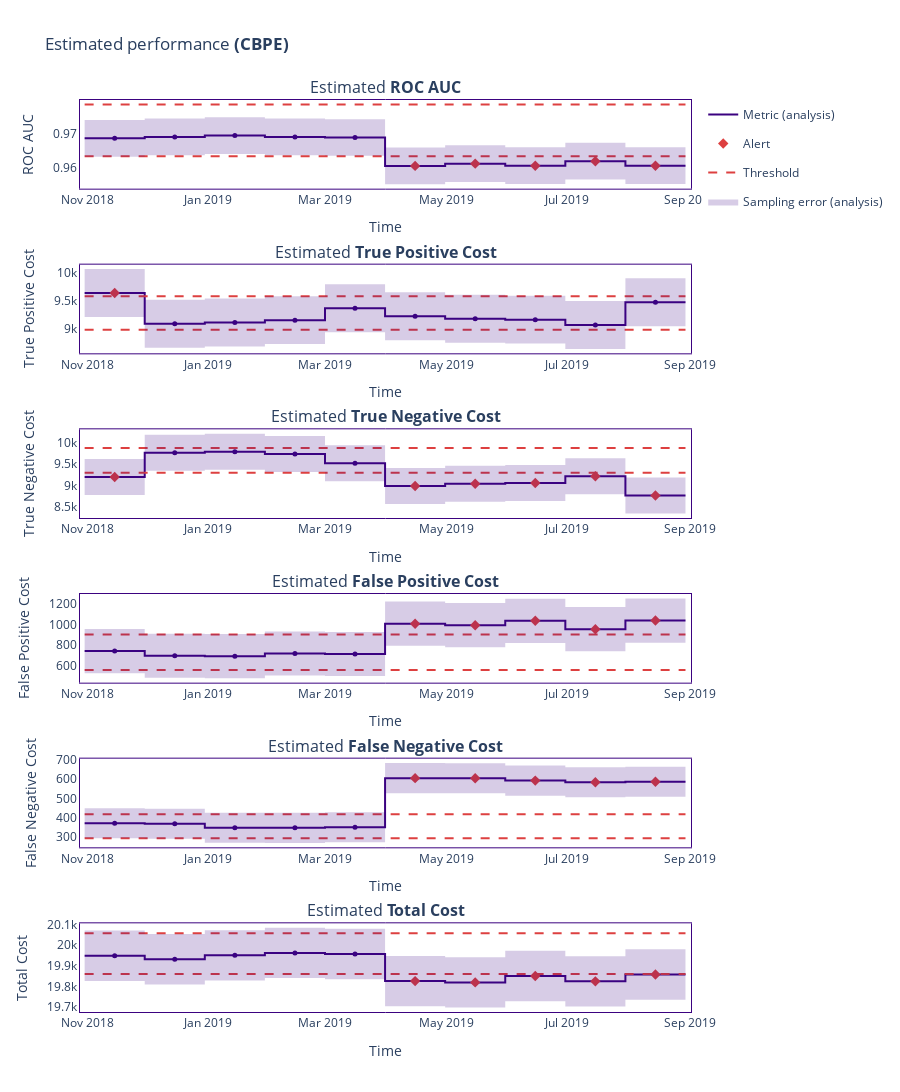
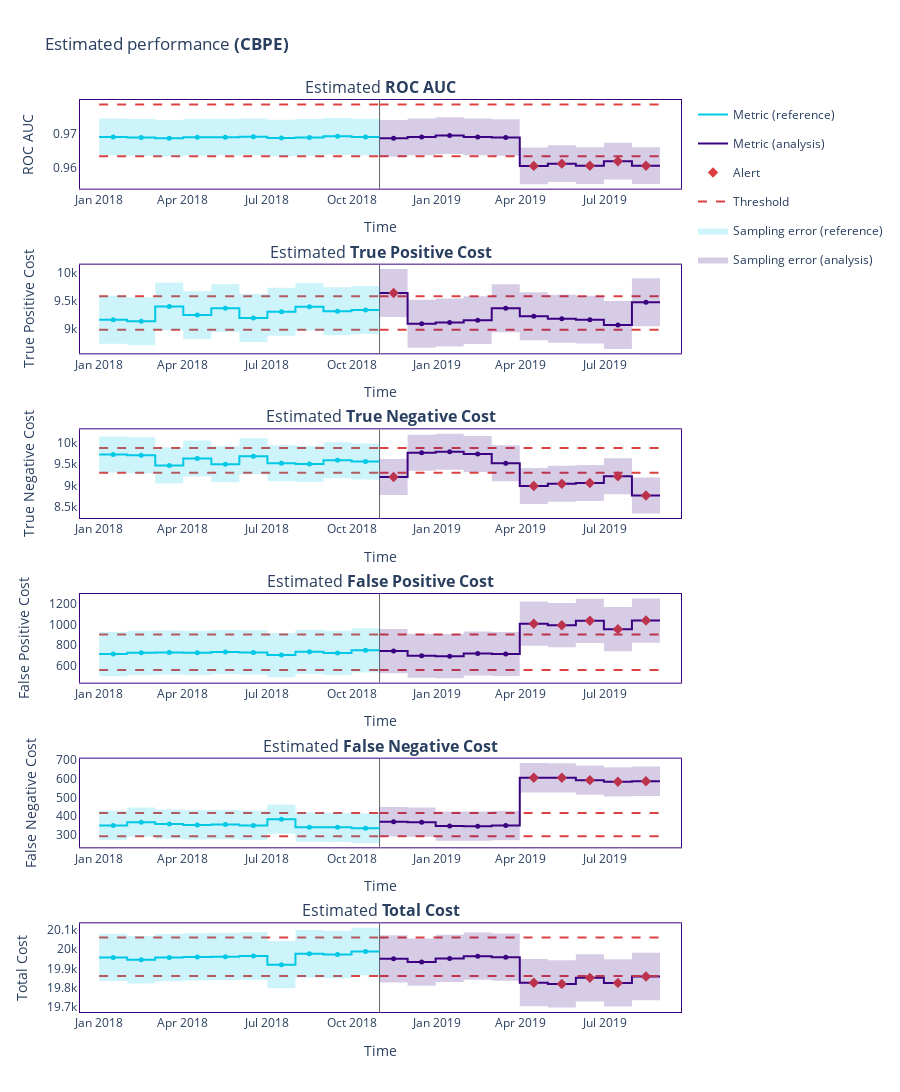

Here is the notebook cell these charts were saved with, in order:
### Code cell
reference_df = nml.load_synthetic_car_loan_dataset()[0]
analysis_df = nml.load_synthetic_car_loan_dataset()[1]

display(reference_df.head(3))

estimator = nml.CBPE(
    y_pred_proba='y_pred_proba',
    y_pred='y_pred',
    y_true='repaid',
    timestamp_column_name='timestamp',
    metrics=['roc_auc', 'business_cost'],
    chunk_size=5000,
    problem_type='classification_binary',
    normalize_confusion_matrix='pred',
    business_cost_matrix=[[4, 7], [2, 4]]
)

estimator.fit(reference_df)

results = estimator.estimate(analysis_df)
display(results.filter(period='analysis').to_df())

metric_fig = results.filter(period='analysis').plot()
metric_fig.show()

metric_fig = results.plot()
metric_fig.show()
